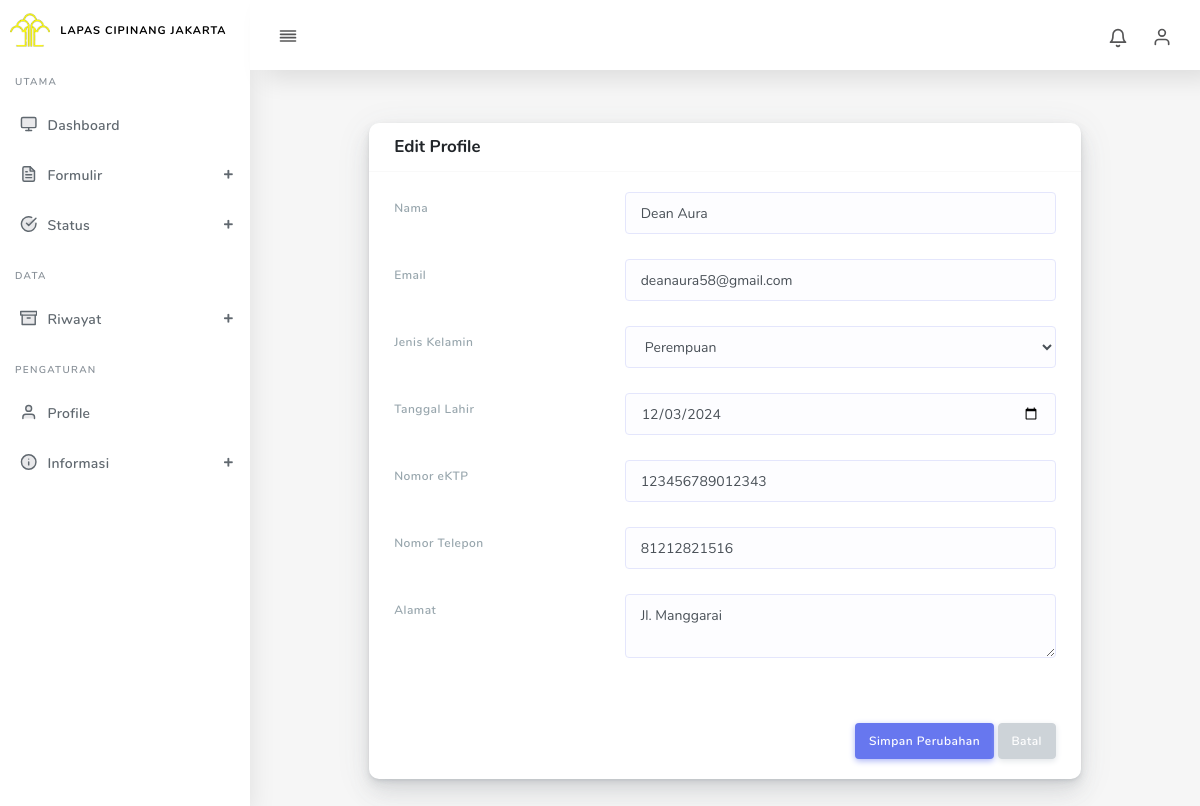
The app's page /edit-profile.php (signed in) with its own data.
### tables this page shows
CREATE TABLE `users` (
  `id_user` varchar(36) NOT NULL,
  `nama_lengkap` varchar(100) NOT NULL,
  `email` varchar(100) NOT NULL,
  `password` varchar(255) NOT NULL,
  `jenis_kelamin` enum('laki-laki','perempuan') DEFAULT NULL,
  `tanggal_lahir` date DEFAULT NULL,
  `no_ktp` varchar(16) DEFAULT NULL,
  `no_telepon` varchar(15) DEFAULT NULL,
  `alamat` text DEFAULT NULL,
  `id_kabupaten_kota` varchar(36) DEFAULT NULL,
  `id_provinsi` varchar(36) DEFAULT NULL,
  `role` enum('admin','user') DEFAULT 'user',
  `status_akun` enum('aktif','nonaktif') DEFAULT 'aktif',
  `created_at` timestamp NOT NULL DEFAULT current_timestamp(),
  `updated_at` timestamp NOT NULL DEFAULT current_timestamp() ON UPDATE current_timestamp()
);

### functions/user.php (called while the page is built, shortened)
<?php
function getUserDetails($conn, $userId) {
    $query = "SELECT * FROM users WHERE id_user = :id_user";
    $stmt = $conn->prepare($query);
    $stmt->bindValue(':id_user', $userId);
    $stmt->execute();
        $userData = $stmt->fetch(PDO::FETCH_ASSOC);
        if ($userData) {
            return $userData;
        } else {
            return null;
        }
}
?>

### edit-profile.php (the view, shortened to what this page needs)
<?php
include_once 'config/database.php';
include_once 'functions/user.php';
?>
<!DOCTYPE html>
<html lang="en">
<head>
  <link rel="stylesheet" href="assets/css/app.min.css">
  <link rel="stylesheet" href="assets/css/style.css">
</head>
<body>
  <div id="app">
    <div class="main-wrapper main-wrapper-1">
      <?php include 'assets/components/navbar.php'; ?>
      <?php include 'assets/components/sidebar.php'; ?>
      <div class="main-content">
        <section class="section">
          <div class="section-body">
              <div class="col-md-10 mx-auto">
                <div class="card">
                  <div class="card-header">
                    <h4>Edit Profile</h4>
                  </div>
                  <form action="edit-profile.php" method="POST" enctype="multipart/form-data">
                    <div class="card-body">
                      <div class="form-group row">
                        <label for="nama" class="col-sm-4 col-form-label text-muted">Nama</label>
                        <div class="col-sm-8">
                          <input type="text" class="form-control" id="nama" name="nama" value="<?php echo $userData['nama_lengkap'];?>">
                        </div>
                      </div>
                      <div class="form-group row">
                        <label for="email" class="col-sm-4 col-form-label text-muted">Email</label>
                        <div class="col-sm-8">
                          <input type="email" class="form-control" id="email" name="email" value="<?php echo $userData['email'];?>">
                        </div>
                      </div>
                      <div class="form-group row">
                        <label for="gender" class="col-sm-4 col-form-label text-muted">Jenis Kelamin</label>
                        <div class="col-sm-8">
                          <select class="form-control" id="gender" name="gender">
                            <option value="Perempuan" <?php echo $userData['jenis_kelamin'] == 'Perempuan' ? 'selected' : ''; ?>>Perempuan</option>
                          </select>
                        </div>
                      </div>
                      <div class="form-group row">
                        <label for="birthdate" class="col-sm-4 col-form-label text-muted">Tanggal Lahir</label>
                        <div class="col-sm-8">
                          <input type="date" class="form-control" id="birthdate" name="birthdate" value="<?php echo htmlspecialchars($userData['tanggal_lahir']); ?>">
                        </div>
                      </div>
                      <div class="form-group row">
                        <label for="ktp" class="col-sm-4 col-form-label text-muted">Nomor eKTP</label>
                        <div class="col-sm-8">
                          <input type="text" class="form-control" id="ktp" name="ktp" value="<?php echo $userData['no_ktp'];?>">
                        </div>
                      </div>
                      <div class="form-group row">
                        <label for="phone" class="col-sm-4 col-form-label text-muted">Nomor Telepon</label>
                        <div class="col-sm-8">
                          <input type="text" class="form-control" name="phone" value="<?php echo $userData['no_telepon']; ?>">
                        </div>
                      </div>
                      <div class="form-group row">
                        <label for="address" class="col-sm-4 col-form-label text-muted">Alamat</label>
                        <div class="col-sm-8">
                          <textarea name="address" class="form-control"><?php echo $userData['alamat']; ?></textarea>
                        </div>
                      </div>
                    </div>
                    <div class="card-footer text-right">
                      <button type="submit" class="btn btn-primary">Simpan Perubahan</button>
                      <a href="profile.php" class="btn btn-secondary">Batal</a>
                    </div>
                  </form>
                </div>
              </div>
            </div>
          </div>
      </div>
    </div>
</body>
</html>

### records on screen
users: nama "Dean Aura", email "deanaura58@gmail.com", birthdate "12/03/2024", ktp "123456789012343", phone "81212821516", address "Jl. Manggarai"
